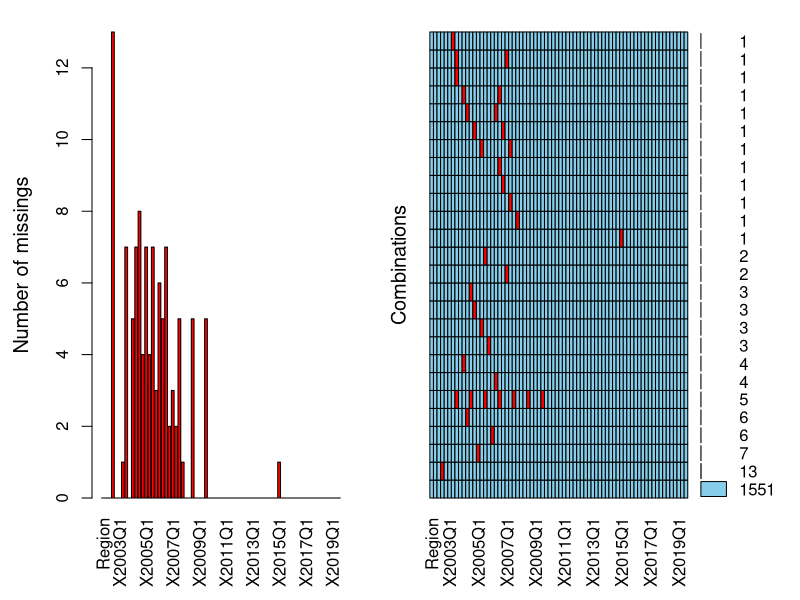
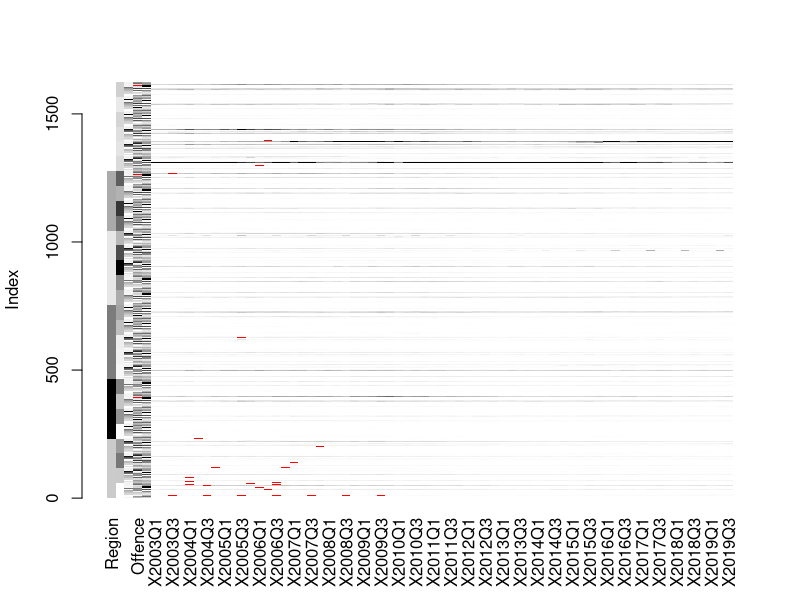

Write R code to recreate these figures, in order. (Note: this script raises an error after producing the figures.)
#Q1
#Reading IrelandCrime csv file to a dataframe
Ireland_crime <- read.csv("IrelandCrime.csv", na = "")
#displaying the structure 
str(Ireland_crime)
names(Ireland_crime)
#displaying the first 10 rows of the data
head(Ireland_crime, 10)
#re-code any missing data with NA
Ireland_crime[Ireland_crime == " "] <- NA
Ireland_crime

#Q2
#Changing the column names to the required names
names(Ireland_crime)[1] <- "Region"
names(Ireland_crime)[2] <- "Division"
names(Ireland_crime)[3] <- "OffenceCode"
names(Ireland_crime)[4] <- "Offence"
names(Ireland_crime)[5] <- "OffenceType"

#structure of the dataframe
str(Ireland_crime)


#Q3
#Replacing the offencetype description with required description
Ireland_crime$OffenceType[Ireland_crime$OffenceType == 'ATTEMPTS/THREATS TO MURDER/ASSAULTS/ HARASSMENTS AND RELATED OFFENCES'] <- "Murder/assault/harassment"
Ireland_crime$OffenceType[Ireland_crime$OffenceType == 'DANGEROUS OR NEGLIGENT ACTS'] <- "Dangerous acts"
Ireland_crime$OffenceType[Ireland_crime$OffenceType == 'KIDNAPPING AND RELATED OFFENCES'] <- "Kidnapping"
Ireland_crime$OffenceType[Ireland_crime$OffenceType == 'ROBBERY/EXTORTION AND HIJACKING OFFENCES'] <- "Robbery"
Ireland_crime$OffenceType[Ireland_crime$OffenceType == 'THEFT AND RELATED OFFENCES'] <- "Theft"
Ireland_crime$OffenceType[Ireland_crime$OffenceType == 'FRAUD/DECEPTION AND RELATED OFFENCES'] <- "Fraud"
Ireland_crime$OffenceType[Ireland_crime$OffenceType == 'PUBLIC ORDER AND OTHER SOCIAL CODE OFFENCES'] <- "Public order"
Ireland_crime$OffenceType[Ireland_crime$OffenceType == 'OFFENCES AGAINST GOVERNMENT/ JUSTICE PROCEDURES AND ORGANISATION OF CRIME'] <- "Offences against government"

#Number of rows with “Murder/assault/harassment” description #140
sum(Ireland_crime$OffenceType == "Murder/assault/harassment")

#Number of rows with “Offences against government” #112
sum(Ireland_crime$OffenceType == "Offences against government")

#Q4
#Show the summary of each crime
CrimeSummary <- summary(Ireland_crime$OffenceType)
CrimeSummary
#Results shows 1624 , which means the total crimes that took place all together is 1624 counts


#Q5
# USe VIM package to show missing values
install.packages("VIM")
library(VIM)

missing_values <- aggr(Ireland_crime, prop = FALSE, numbers = TRUE)
summary(missing_values)

#show where data is available
complete_data <- complete.cases(Ireland_crime)
complete_data

#shows rows with no missing value
complete_data <- Ireland_crime[complete.cases(Ireland_crime),]
complete_data

#lists rows with missing values
Ireland_crime[!complete.cases(Ireland_crime),]

#plot
matrixplot(Ireland_crime)

#no of rows after removing missing values
new_data <- na.omit(Ireland_crime)
summary(new_data)
#Summary function gives the detailed summary of the dataframe , where after omiting the missing values the Max count 
#shows the count of whatever data remains after removing missing values

#Q6
#using subset function to get the max number of crime occured in which region
attach(Ireland_crime)
new_data <- subset(Ireland_crime, select = c(Region))
new_data
summary(new_data)



#Q7
#subseting new data for donegal crimes

Donegal_Crime <- subset(Ireland_crime, Division == 'DONEGAL')
Donegal_Crime

#summary of records in Donegal crime
summary(Donegal_Crime)

#plot
attach(Donegal_Crime)
plot(Donegal_Crime)
plot( Offence, type = "o", col = "blue")
title(main = "Donegal Crimes", col.main = "blue", font.main = 4)

graph_range <- range(0, Offence, OffenceType)

#x axis
axis(1, at = 1:1, lab = c(Offence))

#y axis
axis(2, las = 1, at = 5 * 0:graph_range[2])

dettach
